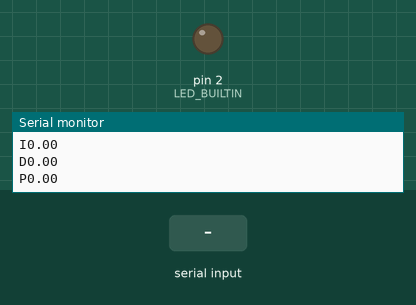
Bench run of a program on a simulated Arduino Uno, built with avr-gcc and run on an emulated ATmega328P. Shown: output pins drawn as LEDs (lit = HIGH), the last lines printed to the serial monitor. The inputs (shaded band) are chosen by the test bench.

Above: at 1.2 s.
1.3 s: "A" received over Serial
At 2.9 s:
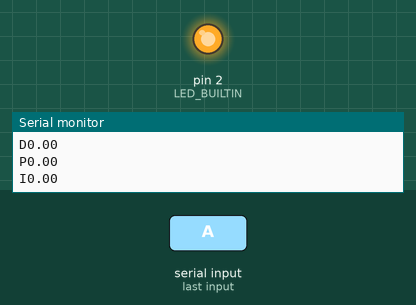
3.8 s: "a" received over Serial
At 5.4 s:
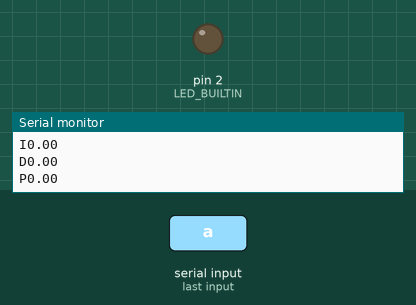
Timing chart, 0 to 6.9 s (numbered marks = the images above; inputs shaded):
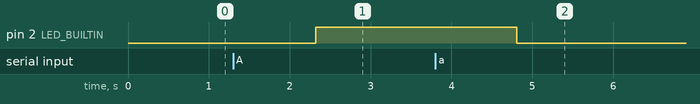

The program:

main.cpp
```cpp
#include <Arduino.h>

#define LED_BUILTIN 2

String data;
char dl;

double kp = 0, ki = 0, kd = 0;

void setup()
{
  // put your setup code here, to run once:

  Serial.begin(9600);
  Serial.println("Hello world");
  pinMode(LED_BUILTIN, OUTPUT);
}

void loop()
{

  if (Serial.available())
  {
    data = Serial.readString();
    dl = data.charAt(0);

    switch (dl)
    {
    case 'A':
      digitalWrite(LED_BUILTIN, HIGH);
      break;
    case 'a':
      digitalWrite(LED_BUILTIN, LOW);
      break;
    case 'P':
      kp = data.substring(1).toDouble();
      break;
    case 'I':
      ki = data.substring(1).toDouble();
      break;
    case 'D':
      kd = data.substring(1).toDouble();
      break;

    default:
      Serial.print("Invalid Data");
      Serial.println(data);
      break;
    }
  }

  // Serial.println(analogRead(A0));
  Serial.print("P");
  Serial.println(kp);
  Serial.print("I");
  Serial.println(ki);
  Serial.print("D");
  Serial.println(kd);
}
```

Measured:
- after the input at 1.3 s, pin 2 (LED_BUILTIN): LOW → HIGH after 1.0 s
- after the input at 3.8 s, pin 2 (LED_BUILTIN): HIGH → LOW after 1.0 s
